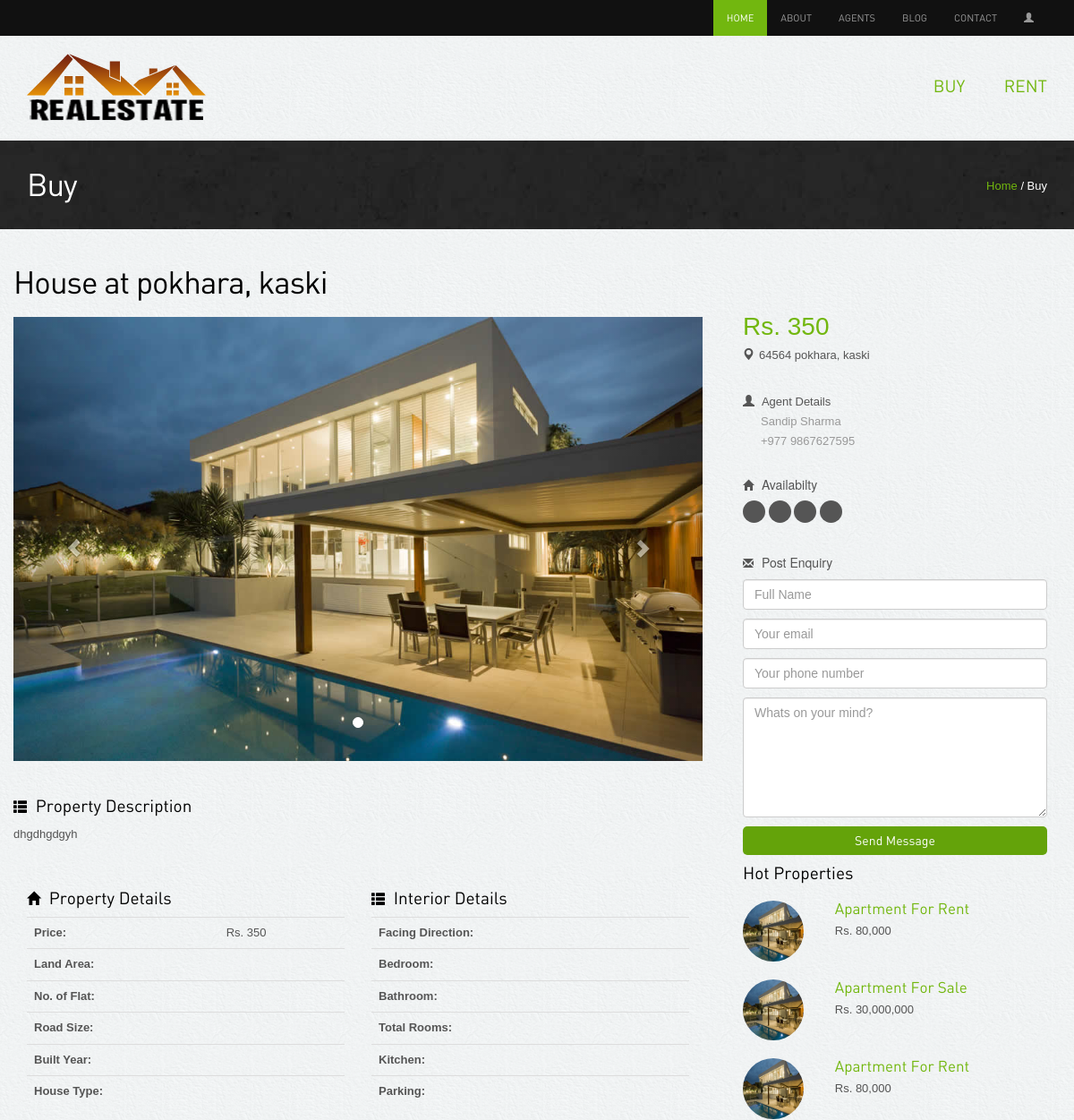
Before: /property-details/buy/25/ (upper part) with the older database file.
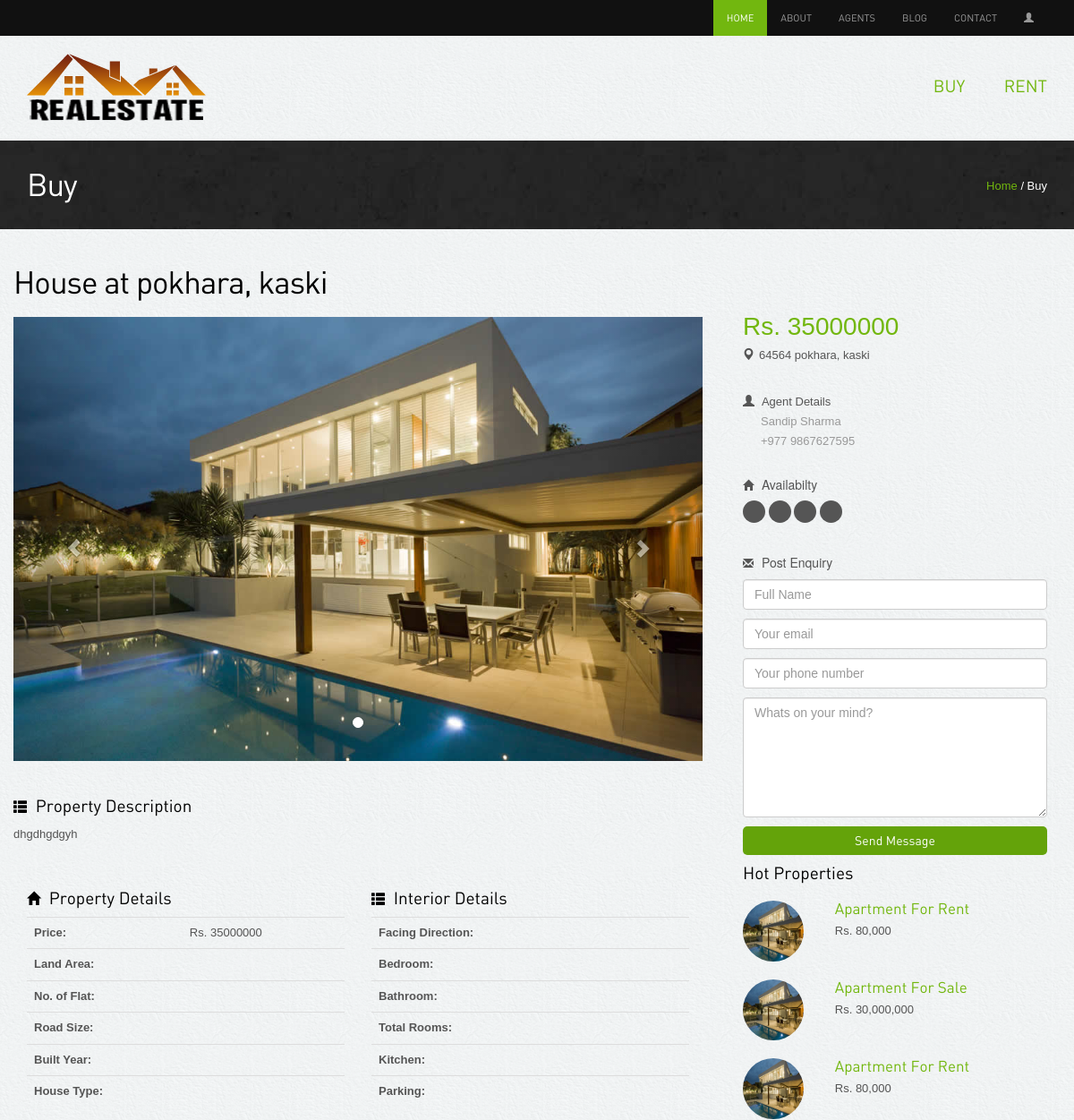
After: the same page with the newer database file.
### app/models.py (models this page shows)
class Property(models.Model):
    STATUS_CHOICES = [
        ("Select", "Select"),
        ("Available", "Available"),
        ("Rented", "Rented"),
        ("Sold", "Sold"),
    ]
    TYPE_CHOICES = [
        ("House", "House"),
        ("Land", "Land"),
        ("Apartment", "Apartment"),
        ("Commercial", "Commercial"),
    ]
    FOR_CHOICES = [
        ("Buyer", "Buyer"),
        ("Renter", "Renter"),
    ]
    FEATURED_CHOICES = [
        ("Y", "Yes"),
        ("N", "No"),
    ]
    property_type = models.CharField(
        max_length=100, choices=TYPE_CHOICES, default="select"
    )
    property_for = models.CharField(
        max_length=20, choices=FOR_CHOICES, default="select"
    )
    flat_number = models.CharField(max_length=5, blank=True)
    bedrooms = models.CharField(max_length=5, blank=True)
    bathrooms = models.CharField(max_length=5, blank=True)
    living_rooms = models.CharField(max_length=5, blank=True)
    kitchens = models.CharField(max_length=5, blank=True)
    total_rooms = models.CharField(max_length=5, blank=True)
    parking = models.CharField(max_length=15, blank=True)
    built_year = models.CharField(max_length=5, blank=True)
    built_area = models.CharField(max_length=20, blank=True)
    road_size = models.CharField(max_length=20, blank=True)
    land_area = models.CharField(max_length=20, blank=True)
    type = models.CharField(max_length=20, blank=True)
    facing_direction = models.CharField(max_length=20, blank=True)
    price = models.CharField(max_length=20, blank=True)
    price_per_unit = models.CharField(max_length=15, blank=True)
    description = models.TextField(blank=True)
    province = models.CharField(max_length=15, blank=True)
    city = models.CharField(max_length=50)
    district = models.CharField(max_length=50, blank=True)
    zip_code = models.CharField(max_length=20)
    municipality = models.CharField(max_length=20, blank=True)
    ward_no = models.CharField(max_length=5, blank=True)
    tole = models.CharField(max_length=30, blank=True)
    status = models.CharField(max_length=20, choices=STATUS_CHOICES, default="")
    featured = models.BooleanField(default=False)
    image = models.ImageField(
        upload_to=image_validations,
        blank=True,
    )
    image_side = models.ImageField(
        upload_to=image_validations,
        blank=True,
    )
    image_extra = models.ImageField(
        upload_to=image_validations,
        blank=True,
    )
    image_extra2 = models.ImageField(
        upload_to=image_validations,
        blank=True,
    )
    def __str__(self):
        return f"{self.property_type} at {self.city}, {self.district}"

### app/views.py (the view, shortened to what this page needs)
class propertyDetailsPage(DetailView):
    template_name = "property-details.html"
    def get(self, request, model, pk):
        if model == "buy":
            property = get_object_or_404(Property, pk=pk)
        elif model == "rent":
            property = get_object_or_404(Property, pk=pk)
        return render(request, self.template_name, {"property": property})

### templates/property-details.html (shortened to what the changed rows need)
{% extends 'home.html' %}
{% load static %}
{% block content %}
<div class="inside-banner">
  <div class="container">
    {% if property.property_for == 'Buyer' %}
    <h2>Buy</h2>
    {% else %}
    <span class="pull-right"><a href="{% url 'home' %}">Home</a> / Rent</span>
    <h2>Rent</h2>
    {% endif %}
  </div>
</div>
<div class="container">
  <div class="properties-listing spacer">
    <div class="row">
      {% if property %}
      <h2>{{property}}</h2>
      <div class="row">
        <div class="col-lg-8">
          <div class="property-images">
            <div id="myCarousel" class="carousel slide" data-ride="carousel">
              <ol class="carousel-indicators hidden-xs">
                <li data-target="#myCarousel" data-slide-to="0" class="active"></li>
              </ol>
              <div class="carousel-inner">
                <div class="item active">
                  <img src="{{property.image.url}}" class=" properties" alt="properties" />
                </div>
              </div>
              <a class="left carousel-control" href="#myCarousel" data-slide="prev"><span
                  class="glyphicon glyphicon-chevron-left"></span></a>
              <a class="right carousel-control" href="#myCarousel" data-slide="next"><span
                  class="glyphicon glyphicon-chevron-right"></span></a>
            </div>
          </div>
          <div class="spacer">
            <h4><span class="glyphicon glyphicon-th-list"></span> Property Description</h4>
            <p>{{property.description}}</p>
          </div>
          <div class="spacer">
            <div class="col-md-6">
              <h4><span class="glyphicon glyphicon-home"></span> Property Details</h4>
              <table class="table table-borderless" style="background: none;">
                <tbody>
                  <tr>
                    <th scope="row">Price: </th>
                    <td>Rs. {{property.price}}</td>
                  </tr>
                  <tr>
                    <th scope="row">Land Area: </th>
                    <td>{{property.land_area}}</td>
                  </tr>
                  <tr>
                    <th scope="row">No. of Flat: </th>
                    <td colspan="2">{{property.flat_number}}</td>
                  </tr>
                  <tr>
                    <th scope="row">Road Size: </th>
                    <td>{{property.road_size}}</td>
                  </tr>
                  <tr>
                    <th scope="row">Built Year: </th>
                    <td>{{property.built_year}}</td>
                  </tr>
                  <tr>
                    <th scope="row">House Type: </th>
                    <td>{{property.type}}</td>
                  </tr>
                </tbody>
              </table>
            </div>
            <div class="col-md-6">
              <h4><span class="glyphicon glyphicon-th-list"></span> Interior Details</h4>
              <table class="table table-borderless" style="background: none;">
                <tbody>
                  <tr>
                    <th scope="row">Facing Direction: </th>
                    <td>{{property.facing_direction}}</td>
                  </tr>
                  <tr>
                    <th scope="row">Bedroom: </th>
                    <td>{{property.bedrooms}}</td>
                  </tr>
                  <tr>
                    <th scope="row">Bathroom: </th>
                    <td colspan="2">{{property.bathrooms}}</td>
                  </tr>
                  <tr>
                    <th scope="row">Total Rooms: </th>
                    <td>{{property.total_rooms}}</td>
                  </tr>
                  <tr>
                    <th scope="row">Kitchen: </th>
                    <td>{{property.kitchens}}</td>
                  </tr>
                  <tr>
                    <th scope="row">Parking: </th>
                    <td>{{property.parking}}</td>
                  </tr>
                </tbody>
              </table>
            </div>
          </div>
          <div class="spacer">
            <h4> Location Details</h4>
          </div>
        </div>
        <div class="col-lg-4">
          <div class="col-lg-12  col-sm-6">
            <div class="property-info">
              <p class="price">Rs. {{property.price}}</p>
              <p class="area"><span class="glyphicon glyphicon-map-marker"></span>{{property.zip_code}}
                {{property.city}},
                {{property.district}}
              </p>
              {% endif %}
              <div class="profile">
                <span class="glyphicon glyphicon-user"></span> Agent Details
                <p>Sandip Sharma<br>+977 9867627595</p>
              </div>
            </div>
          </div>
        </div>
      </div>
    </div>
  </div>
</div>
{% endblock %}

Changed rows visible on the page:
changed Property "House at pokhara, kaski": price "350" → "35000000"
